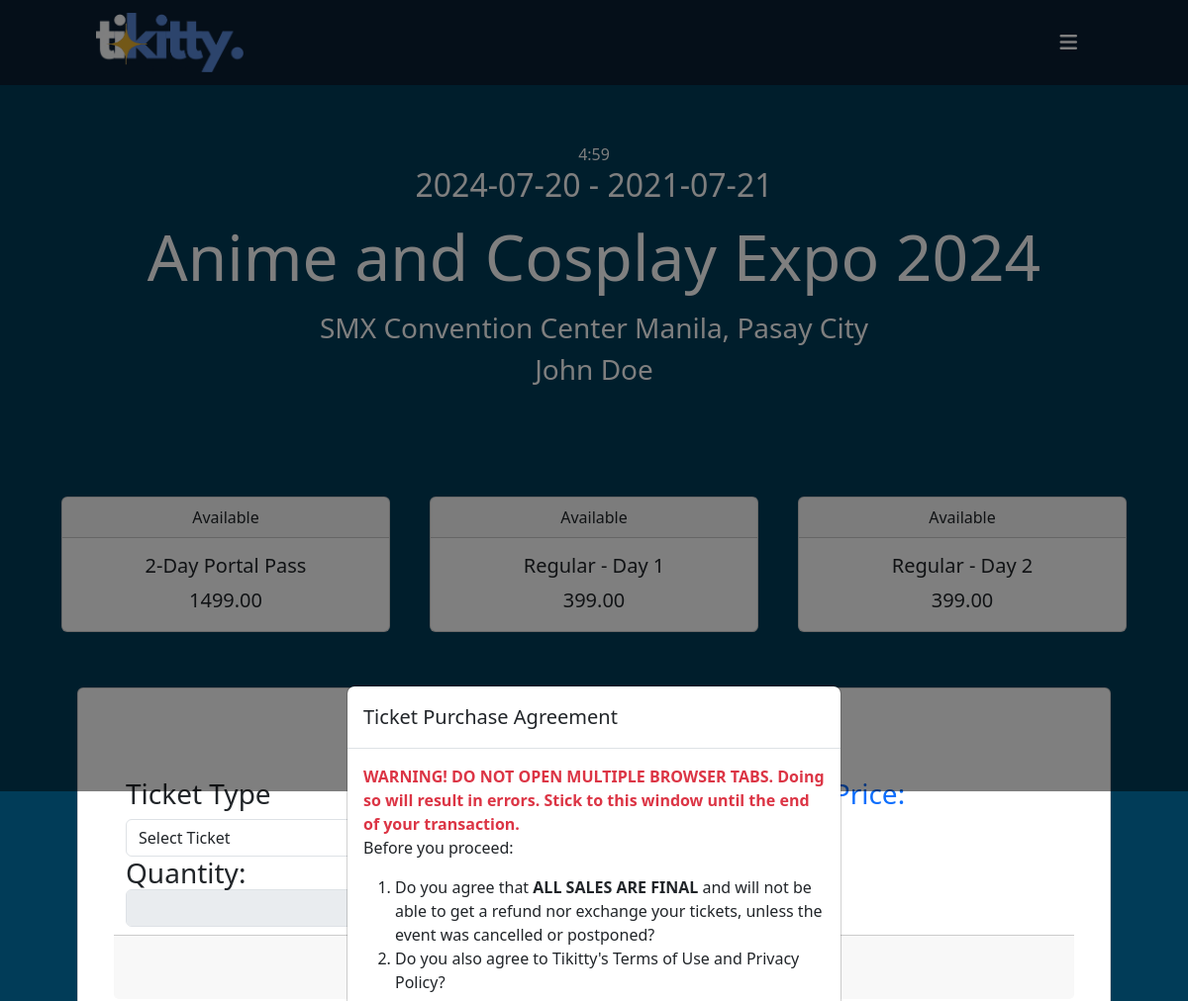
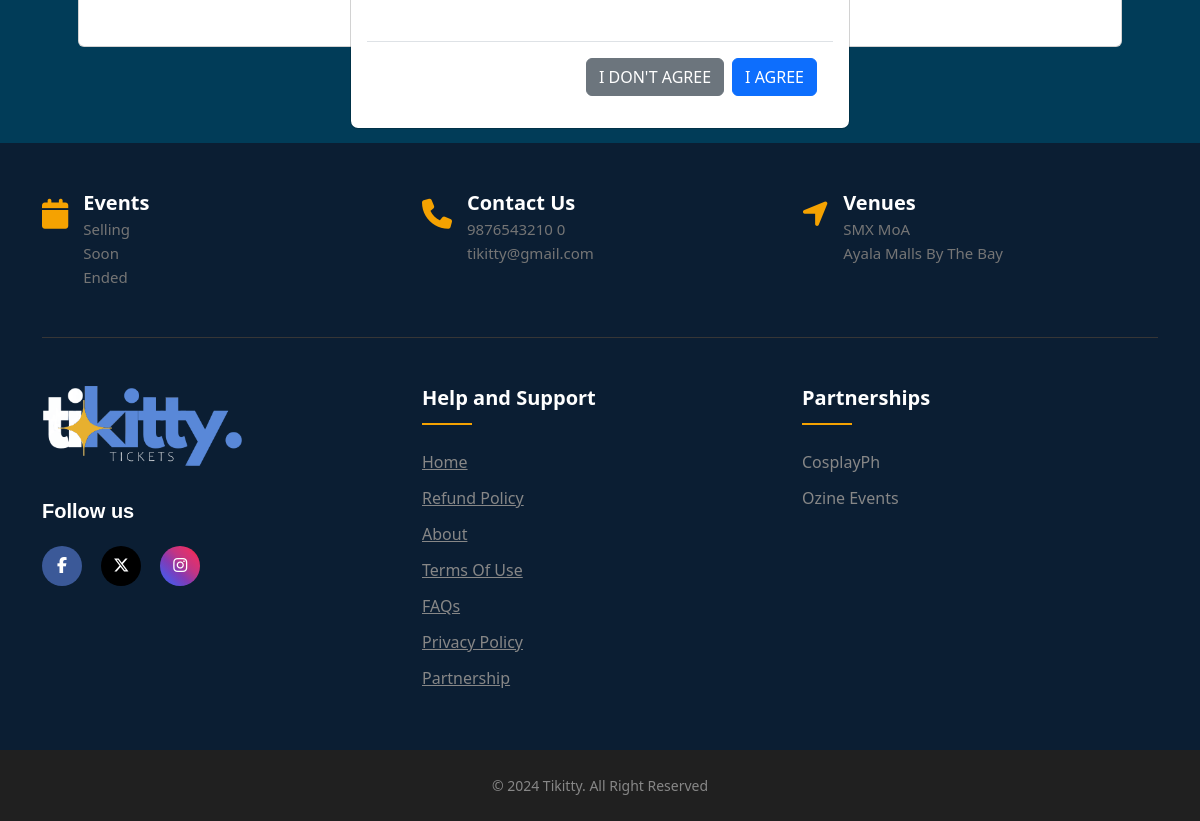
/WEBDEV/ticketing/checkout.php?event_id=1 (signed in), run on the app's committed database (2 pictures, top to bottom).
### tables this page shows
CREATE TABLE `events` (
  `event_id` int(11) NOT NULL,
  `user_id` int(11) DEFAULT NULL,
  `title` varchar(200) NOT NULL,
  `description` varchar(700) NOT NULL,
  `venue` varchar(200) NOT NULL,
  `start_date` date NOT NULL,
  `end_date` date NOT NULL,
  `sell_from_date` date NOT NULL,
  `sell_until_date` date NOT NULL,
  `poster_name` varchar(100) NOT NULL,
  `poster_path` varchar(100) NOT NULL,
  `thumbnail_name` varchar(100) NOT NULL,
  `thumbnail_path` varchar(100) NOT NULL,
  `video_link` varchar(300) NOT NULL,
  `status` varchar(50) DEFAULT NULL,
  `approval` varchar(50) NOT NULL
);

CREATE TABLE `profiles` (
  `profile_id` int(11) NOT NULL,
  `name` varchar(100) NOT NULL,
  `birthdate` date NOT NULL,
  `email` varchar(50) NOT NULL,
  `contact_num` varchar(13) NOT NULL,
  `affiliation` varchar(100) DEFAULT NULL
);

CREATE TABLE `tickets` (
  `ticket_id` int(11) NOT NULL,
  `type` varchar(50) NOT NULL,
  `price` decimal(10,2) NOT NULL,
  `quantity` int(11) NOT NULL,
  `sold` int(11) NOT NULL DEFAULT 0,
  `event_id` int(11) NOT NULL,
  `earnings` decimal(10,2) GENERATED ALWAYS AS (`price` * `sold`) STORED,
  `status` int(11) NOT NULL DEFAULT 1
);

### WEBDEV/ticketing/Controllers/Connection.php (called while the page is built, shortened)
<?php
    class Connection {
        private $host = "localhost";
        private $username = "root";
        private $dbpass = "";
        private $db = "tikitty";
        public function __construct() {
            try {
                $this->conn = new mysqli($this->host, $this->username, $this->dbpass, $this->db);
            } catch(Exception $e) {
                die($e->getMessage());
            }
        }
    }
?>

### WEBDEV/ticketing/Routes/Route.php (called while the page is built, shortened)
<?php
    require_once('./Controllers/ProfileController.php');
    require_once('./Controllers/UserController.php');
    require_once('./Controllers/EventController.php');
    require_once('./Controllers/TicketController.php');
    $route = $_SERVER['REQUEST_URI'];
    $routeWithoutParams = strtok($route, '?');
    if($route === '/WEBDEV/ticketing/' || strpos($routeWithoutParams, '/WEBDEV/ticketing/index.php') === 0) {
        if(isset($_SESSION['role'])) {
            if($_SESSION['role'] == '1') {
                header('Location:./adminDashboard.php');
            } else if ($_SESSION['role'] == '2') {
                header('Location:./organizerDashboard.php');
            }
        }
        $eventController = new EventController();
        $data = $eventController->eventList();
        $data2 = $eventController->getOldEvents(['status' => ['ended', 'sold_out']]);
    }
    else if(strpos($routeWithoutParams, '/WEBDEV/ticketing/checkout.php') === 0) {
        $eventController = new EventController();
        $data = $eventController->getEventById(['event_id' => $_GET['event_id']]);
        $ticketController = new TicketController();
        $data2 = $ticketController->ticketList($data);
        $userController = new UserController();
        $data3 = $userController->getUserById(['user_id' => $data['user_id']]);
        $profileController = new ProfileController();
        $data4 = $profileController->profileView(['profile_id' => $data3['profile_id']]);
    }
?>

### WEBDEV/ticketing/Controllers/EventController.php (called while the page is built, shortened)
<?php
    require_once('Connection.php');
    require_once('./Models/Event.php');
    class EventController extends Connection {
        public function getEventById($columnData) {
            $event = new Event($this->conn);
            return $event->getEventById($columnData);
        }
    }
?>

### WEBDEV/ticketing/Models/Model.php (called while the page is built, shortened)
<?php
    class Model {
        protected $table;
        protected $connection;
        public function __construct($conn) {
            $this->connection = $conn;
        }
        public function findByColumn($columnData) {
            $params = [];
            $conditions = [];
            foreach ($columnData as $columnName => $columnValue) {
                $columnName = $this->connection->real_escape_string($columnName);
                $conditions[] = "BINARY {$columnName} = ?";
                $params[] = $columnValue;
            }
            $whereClause = implode(' AND ', $conditions);
            $query = "SELECT * FROM {$this->table} WHERE {$whereClause}";
            $statement = $this->connection->prepare($query);
            $types = str_repeat('s', count($params));
            $statement->bind_param($types, ...$params);
            $statement->execute();
            $result = $statement->get_result();
            return $result->fetch_assoc();
        }
        public function findAllByColumn($columnData, $limit = null) {
            $params = [];
            $conditions = [];
            foreach ($columnData as $columnName => $columnValue) {
                $columnName = $this->connection->real_escape_string($columnName);
                $conditions[] = "BINARY {$columnName} = ?";
                $params[] = $columnValue;
            }
            $whereClause = implode(' AND ', $conditions);
            $query = "SELECT * FROM {$this->table} WHERE {$whereClause}";
            $statement = $this->connection->prepare($query);
            $types = str_repeat('s', count($params));
            $statement->bind_param($types, ...$params);
            $statement->execute();
            $result = $statement->get_result();
            $rows = [];
            while ($row = $result->fetch_assoc()) {
                $rows[] = $row;
            }
            return $rows;
        }
    }
?>

### WEBDEV/ticketing/Models/Event.php (called while the page is built, shortened)
<?php
    require_once('Model.php');
    class Event extends Model {
        public function getEventById($columnData) {
            return $this->findByColumn($columnData);
        }
    }
?>

### WEBDEV/ticketing/Controllers/UserController.php (called while the page is built, shortened)
<?php
    require_once('Connection.php');
    require_once('./Models/User.php');
    class UserController extends Connection {
        public function getUserById($columnData) {
            $user = new User($this->conn);
            return $user->getUserById($columnData);
        }
    }
?>

### WEBDEV/ticketing/Models/User.php (called while the page is built, shortened)
<?php
    require_once('Model.php');
    class User extends Model {
        public function getUserById($columnData) {
            return $this->findByColumn($columnData);
        }
    }
?>

### WEBDEV/ticketing/Controllers/ProfileController.php (called while the page is built, shortened)
<?php
    require_once('Connection.php');
    require_once('./Models/Profile.php');
    class ProfileController extends Connection {
        public function profileView($columnData){
            $profile = new Profile($this->conn);
            return $profile->getProfileById($columnData);
        }
    }
?>

### WEBDEV/ticketing/Models/Profile.php (called while the page is built, shortened)
<?php
    require_once('Model.php');
    class Profile extends Model {
        public function getProfileById($columnData) {
            return $this->findByColumn($columnData);
        }
    }
?>

### WEBDEV/ticketing/Controllers/TicketController.php (called while the page is built, shortened)
<?php
    require_once('Connection.php');
    require_once('./Models/Ticket.php');
    class TicketController extends Connection {
        public function ticketList($columnData) {
            $ticketData = [];
            $ticket = new Ticket($this->conn);
            if (isset($columnData[0]) && is_array($columnData[0])) {
                foreach($columnData as $event) {
                    if(is_array($event) && isset($event['event_id'])) {
                        $tickets = $ticket->getTicketsById(['event_id' => $event['event_id']]);
                        if(is_array($tickets)) {
                            $ticketData = array_merge($ticketData, $tickets);
                        }
                    }
                }
            } else {
                if(isset($columnData['event_id'])) {
                    $tickets = $ticket->getTicketsById(['event_id' => $columnData['event_id']]);
                    if(is_array($tickets)) {
                        $ticketData = $tickets;
                    }
                }
            }
            if(!empty($ticketData)) {
                return $ticketData;
            } else {
                return false;
            }
        }
    }
?>

### WEBDEV/ticketing/Models/Ticket.php (called while the page is built, shortened)
<?php
    require_once('Model.php');
    class Ticket extends Model {
        public function getTicketsById($columnData) {
            return $this->findAllByColumn($columnData);
        }
    }
?>

### WEBDEV/ticketing/checkout.php (the view, shortened to what this page needs)
<?php require('layout/layout_top.php')?>
<link rel="stylesheet" href="assets/css/checkout.css">
<section class="checkoutContainer pb-5">
<section class="mt-5 pt-5 pt-md-0">
    <header class="d-flex px-md-5 pt-md-5 align-items-start justify-content-center text-center">
        <div class="p-md-5" style="color: white">
            <div id="timer"></div>
            <h2><?php echo $data['start_date']." - ".$data['end_date'] ?></h2>
            <h1 class="py-2 display-3"><?php echo $data['title']?></h1>
            <h3><?php echo $data['venue'] ?></h3>
            <h3><?php echo $data4['name']?></h3>
        </div>
    </header>
    <main class="container my-5">
        <section class="row text-center mx-auto">
            <?php foreach($data2 as $ticket) {
                if($ticket['status'] != 0) {
                    $status = 'Available';
                } else { $status = 'Sold Out'; }
                echo "
                <div class='col-12 col-sm-12 col-md-4 mx-auto'>
                <div class='card m-2'>
                    <div class='card-header'>".$status."</div>
                    <div class='card-body'>
                        <h5 class='card-title'>".$ticket['type']."</h5>
                        <p class='card-text lead'>".$ticket['price']."</p>
                    </div>
                </div>
                </div>";
            }
            ?>
        </section>
    </main>
    <section class="container px-md-5 mb-5">
    <div class="card p-5 mx-auto" style="width: 100%;">
        <h3 class="text-primary text-center">Your Order</h3>
        <div class="row">
            <div class="col-12 col-md-6">
            <div>
                <label for="ticket_id"><h3>Ticket Type</h3></label>
            </div>
            <div>
                <h3>Quantity: <input type="number" name="buy_quantity" id="buy_quantity" class="form-control"></h3>
            </div>
            </div>
            <div class="col-12 col-md-6">
                <h3 class="text-primary text-center">Total Price: </h3><br>
            </div>
            <div class="card-footer text-center">
                <button type='button' id="checkout_button" class='btn btn-success btn-lg' data-bs-toggle='modal' data-bs-target='#check_outModal'>
                </button>
            </div>
        </div>
    </div>
    </section>
</section>
    <article>
        <div id="agreement" class="modal fade" data-bs-backdrop="static" data-bs-keyboard="false" tabindex="-1" aria-labelledby="staticBackdropLabel" aria-hidden="true">
            <div class="modal-dialog modal-dialog-centered">
                <div class="modal-content">
                    <div class="modal-header">
                        <h5 class="modal-title">Ticket Purchase Agreement</h5>
                    </div>
                    <div class="modal-body">
                        <strong class="text-danger">WARNING! DO NOT OPEN MULTIPLE BROWSER TABS. Doing so will result in errors. Stick to this window until the end of your transaction.</strong>
                        <p>Before you proceed:</p>
                        <ol>
                            <li>Do you agree that <strong>ALL SALES ARE FINAL</strong> and will not be able to get a refund nor exchange your tickets, unless the event was cancelled or postponed?</li>
                            <li>Do you also agree to Tikitty's Terms of Use and Privacy Policy?</li>
                        </ol>
                    </div>
                    <div class="modal-footer text-center m-3">
                        <a href="eventView.php?event_id=<?php echo $_GET['event_id']?>" class="btn btn-secondary">I DON'T AGREE</a>
                        <a href="" class="btn btn-primary" data-bs-dismiss="modal">I AGREE</a>
                    </div>
                </div>
            </div>
        </div>
    </article>
</section>
<?php require('layout/layout_bot.php')?>

### WEBDEV/ticketing/assets/css/app.css (style rules this page uses)
body { margin: 0; padding: 0; }

### WEBDEV/ticketing/assets/css/checkout.css (style rules this page uses)
.checkoutContainer { background-color: #013c58; min-height: 60svh; }

### data on the page
events: start_date "2024-07-20", end_date "2021-07-21", title "Anime and Cosplay Expo 2024", venue "SMX Convention Center Manila, Pasay City"
profiles: name "John Doe"
tickets: status "Available", type "2-Day Portal Pass", price "1499.00"
tickets: status "Available", type "Regular - Day 1", price "399.00"
tickets: status "Available", type "Regular - Day 2", price "399.00"
